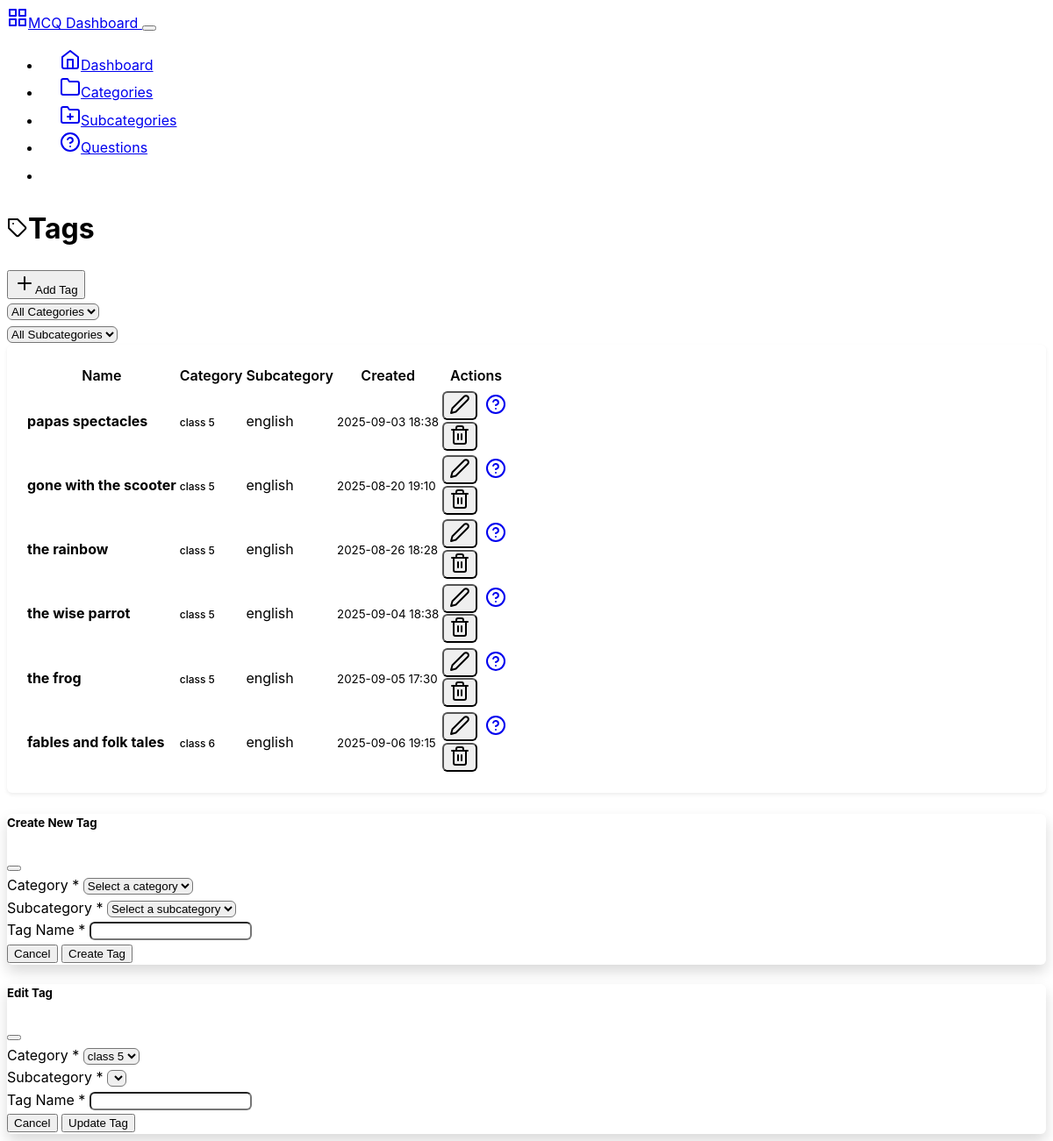
Page /backend/tags on the earlier database version.
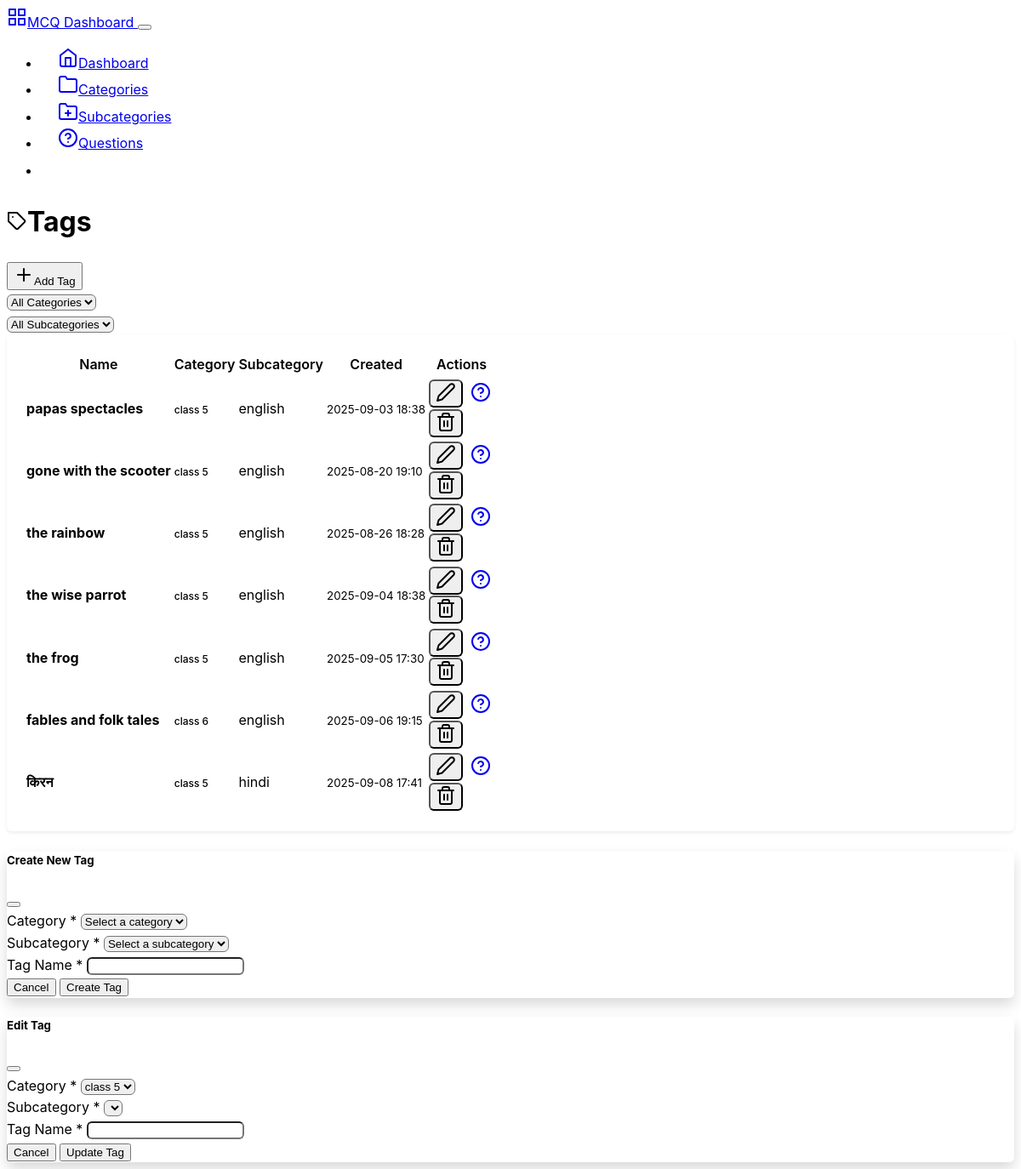
Same page on the later database version.
### mcqbox/model.py (models this page shows, shortened)
class Tag(db.Model):
    id = db.Column(db.Integer, primary_key=True)
    name = db.Column(db.String(50), nullable=False)
    category_id = db.Column(db.Integer, db.ForeignKey('category.id'), nullable=False)
    category = db.relationship('Category', backref=db.backref('tags', lazy=True))
    subcategory_id = db.Column(db.Integer, db.ForeignKey('subcategory.id'), nullable=True)
    subcategory = db.relationship('Subcategory', backref=db.backref('tags', lazy=True))
    created_at = db.Column(db.DateTime, server_default=db.func.now())

class Category(db.Model):
    id = db.Column(db.Integer, primary_key=True)
    name = db.Column(db.String(50), nullable=False, unique=True)
    description = db.Column(db.String(200), nullable=True)
    created_at = db.Column(db.DateTime, server_default=db.func.now())
    updated_at = db.Column(db.DateTime, server_default=db.func.now(), onupdate=db.func.now())

class Subcategory(db.Model):
    id = db.Column(db.Integer, primary_key=True)
    name = db.Column(db.String(50), nullable=False)
    category_id = db.Column(db.Integer, db.ForeignKey('category.id'), nullable=False)
    category = db.relationship('Category', backref=db.backref('subcategories', lazy=True))
    description = db.Column(db.String(200), nullable=True)
    created_at = db.Column(db.DateTime, server_default=db.func.now())
    updated_at = db.Column(db.DateTime, server_default=db.func.now(), onupdate=db.func.now())

### mcqbox/backend/route.py (the view)
@app.route('/backend/tags')
def tags():
    category_id = request.args.get('category_id', type=int)
    subcategory_id = request.args.get('subcategory_id', type=int)
    categories = Category.query.all()
    if category_id:
        subcategories_list = Subcategory.query.filter_by(category_id=category_id).all()
        tag = Tag.query.filter_by(category_id=category_id, subcategory_id= subcategory_id).all()
    else:
        tag = Tag.query.all()
        subcategories_list = []
    return render_template('tags.html',
                            tags = tag,
                           categories=categories,
                           selected_category=category_id,
                            selected_subcategory=subcategory_id,
                             subcategories=subcategories_list
                           )

### mcqbox/frontend/route.py (called while the page is built)
@app.before_request
def enforce_lowercase_url():
    url = request.url
    lowercase_url = url.lower()
    if url != lowercase_url:
        return redirect(lowercase_url, code=301)

### mcqbox/backend/templates/tags.html (shortened to what the changed rows need)
{% extends "base.html" %}
{% block content %}
<div class="row">
    <div class="col-12">
        <div class="d-flex justify-content-between align-items-center mb-4">
            <h1><i data-feather="tag" class="me-2"></i>Tags</h1>
        </div>
    </div>
</div>
<div class="row">
    <div class="col-12">
        <div class="card">
            <div class="card-body">
                {% if tags %}
                <div class="table-responsive">
                    <table class="table table-hover">
                        <thead>
                            <tr>
                                <th>Name</th>
                                <th>Category</th>
                                <th>Subcategory</th>
                                <th>Created</th>
                                <th class="text-end">Actions</th>
                            </tr>
                        </thead>
                        <tbody>
                            {% for tag in tags %}
                            <tr>
                                <td>
                                    <strong>{{ tag.name }}</strong>
                                </td>
                                <td>
                                    <span class="badge bg-secondary">
                                        {{ tag.category.name if tag.category.name else 'Unknown' }}
                                    </span>
                                </td>
                                <td>
                                    <span class="text-muted">
                                        {{ tag.subcategory.name if tag.subcategory else 'Unknown' }}
                                    </span>
                                </td>
                                <td>
                                    <small class="text-muted">{{ tag.created_at.strftime('%Y-%m-%d %H:%M') }}</small>
                                </td>
                                <td class="text-end">
                                    <div class="btn-group" role="group">
                                        <button class="btn btn-sm btn-outline-secondary"
                                            onclick="editTag('{{ tag.id }}', '{{ tag.name }}', {{ tag.category_id }}, {{ tag.subcategory_id }})"
                                            data-bs-toggle="modal" data-bs-target="#editTagModal">
                                            <i data-feather="edit-2"></i>
                                        </button>
                                        <a href="{{ url_for('questions', tag_id=tag.id) }}"
                                            class="btn btn-sm btn-outline-primary">
                                            <i data-feather="help-circle"></i>
                                        </a>
                                        <form method="POST" action="{{ url_for('delete_tag', tag_id=tag.id) }}"
                                            class="d-inline"
                                            onsubmit="return confirm('Are you sure? This will delete all questions in this subcategory.')">
                                            <button type="submit" class="btn btn-sm btn-outline-danger">
                                                <i data-feather="trash-2"></i>
                                            </button>
                                        </form>
                                    </div>
                                </td>
                            </tr>
                            {% endfor %}
                        </tbody>
                    </table>
                </div>
                {% endif %}
            </div>
        </div>
    </div>
</div>
{%endblock%}

Differences in the rows shown:
added Tag: name "किरन", category "class 5", subcategory "hindi", created_at "2025-09-08 17:41"
